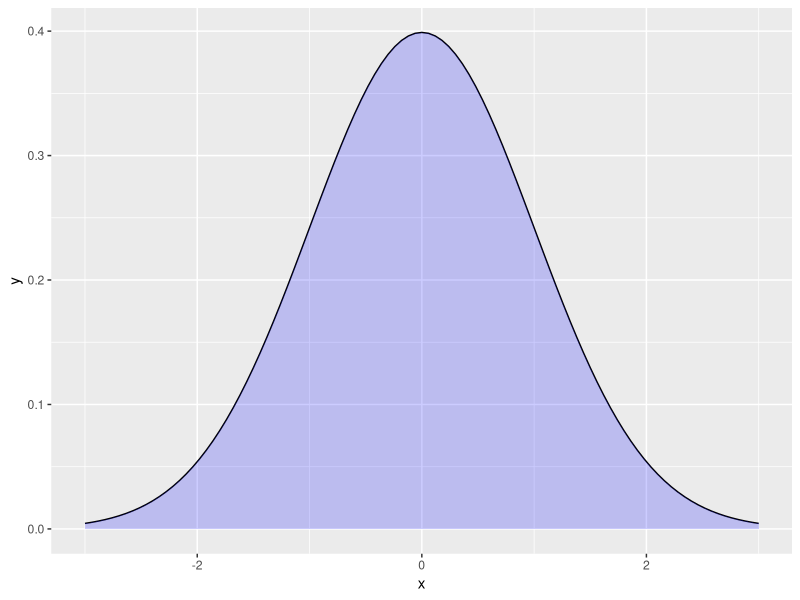
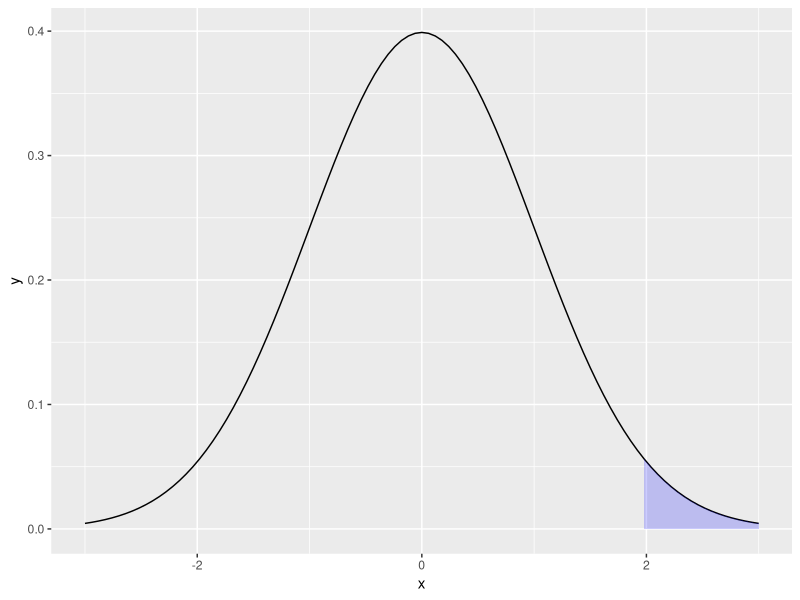
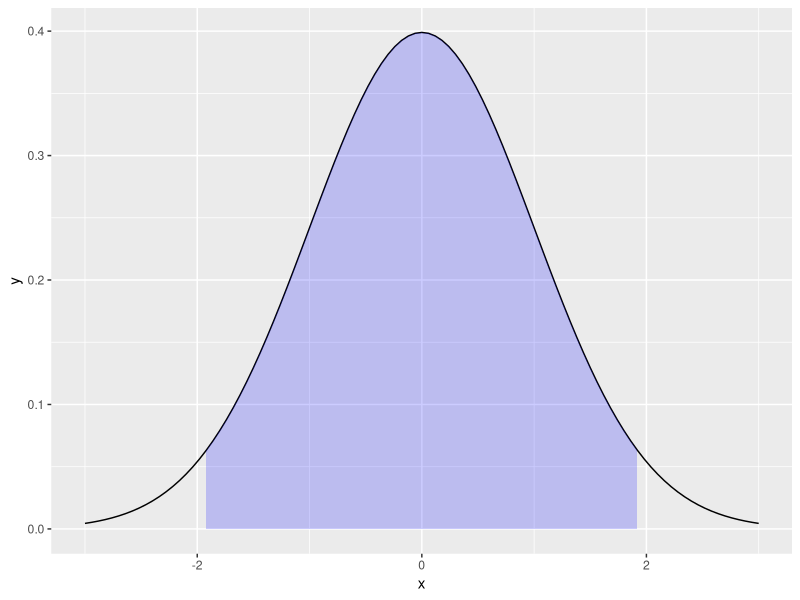
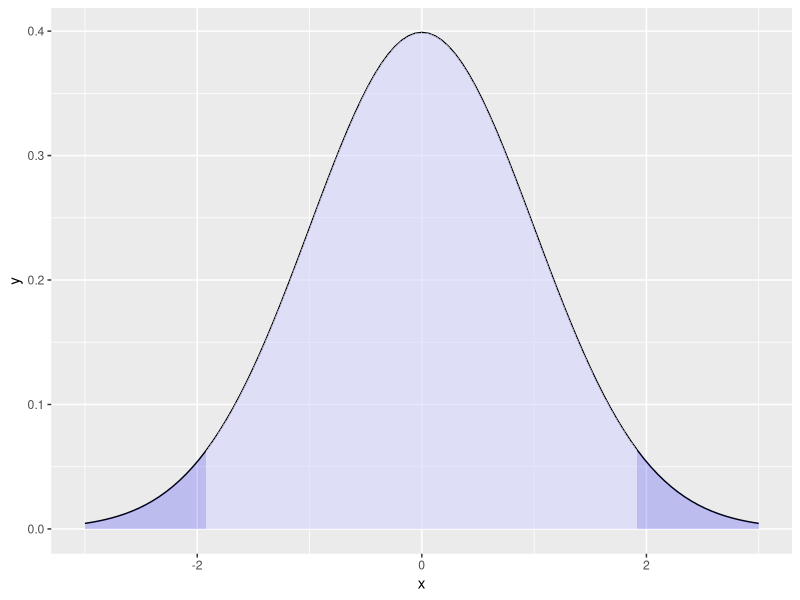

The R source for these figures, in order:
#-----------------------------------------------------------#
#      Colouring the area under a curve with {ggplot2}      # ----
#-----------------------------------------------------------#

## {ggplot} package ----
if(!require('ggplot2')) {install.packages("ggplot2")}
library(ggplot2)


# Example with normal density (change it if desired) ----

# Create an empty plot between -3 and 3
p <- ggplot(data.frame(x = c(-3, 3)), aes(x = x))

# Add Normal density
p <- p + stat_function(fun = dnorm)

# Colour the whole area ----
p + stat_function(fun = dnorm, geom = "area", fill = "blue", alpha = 0.2)

# Colour an interval (a,b) ----
# Extremes of the interval
a <- 1.96
b <- 3

# Create a function that is NA outside the interval so that this region
# does not appear on the graph
fun_limit <- function(x) {
  y <- dnorm(x)
  y[x < a  |  x > b] <- NA
  return(y)
}

# Add this function to plot
p + stat_function(fun = fun_limit, geom = "area", fill = "blue", alpha = 0.2)


# Other examples ----
a <- -1.96
b <- 1.96
p + stat_function(fun = fun_limit, geom = "area", fill = "blue", alpha = 0.2)

p +
  stat_function(fun = dnorm, geom = "area", fill = "blue", alpha = 0.2) +
  stat_function(fun = fun_limit, geom = "area", fill = "white", alpha = 0.5)
